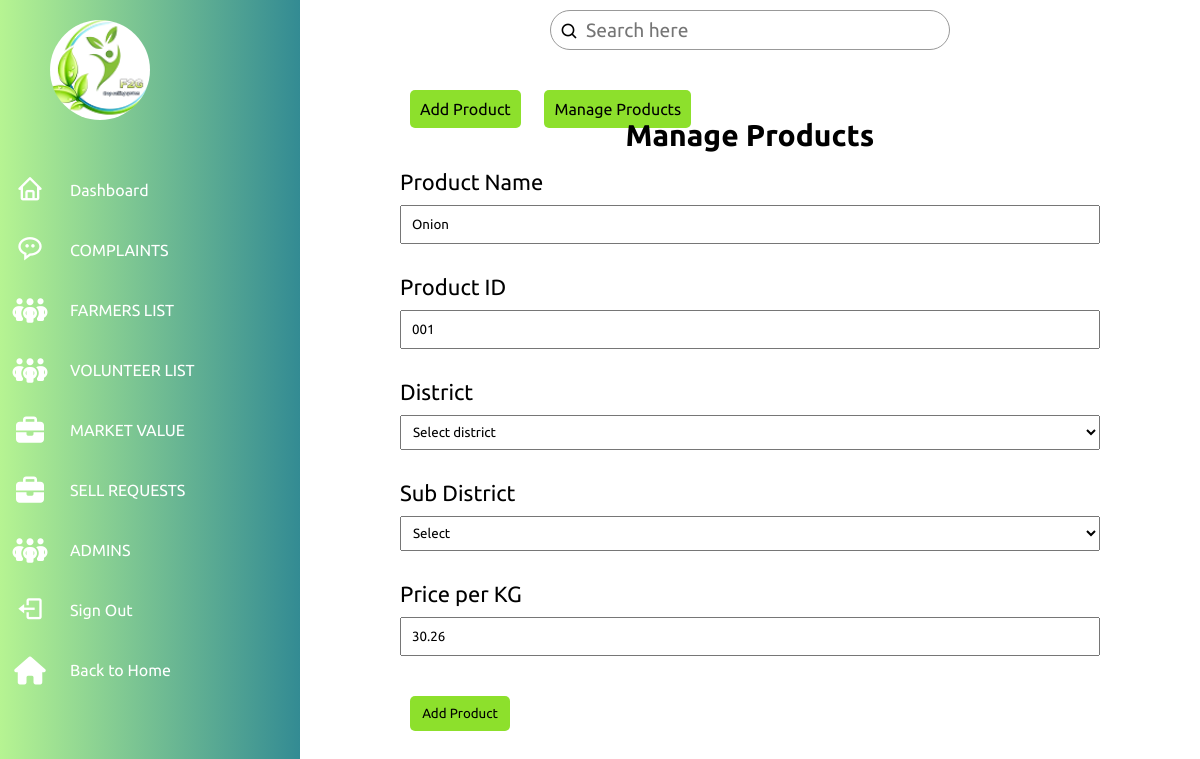
Screenshot of /admin-panel/marketvalue/edit.php?id=1 (signed in) with the database file from the repository.
### tables this page shows
CREATE TABLE `marketvalue` (
  `id` int(11) NOT NULL,
  `pro_name` text DEFAULT NULL,
  `pro_id` text DEFAULT NULL,
  `district` text DEFAULT NULL,
  `subdistrict` text DEFAULT NULL,
  `price` text DEFAULT NULL
);

### admin-panel/marketvalue/edit.php (the view, shortened to what this page needs)
<?php
    if(isset($_SESSION['admin']) && $_SESSION['admin'] == 'admin'){
    require_once('../config.php');
    $pro_name = "";
    $pro_id = "";
    $district = "";
    $sub_district = "";
    $price = "";
    if($_SERVER["REQUEST_METHOD"] == "GET"){
        $id = $_GET["id"];
        $result = mysqli_query($db,"SELECT * FROM `marketvalue` WHERE id=$id");
        $row = mysqli_fetch_assoc($result);
        $pro_name = $row['pro_name'];
        $pro_id = $row['pro_id'];
        $district = $row['district'];
        $sub_district = $row['subdistrict'];
        $price = $row['price'];
    }
?>
<!DOCTYPE html>
<html lang="en">
<head>
    <link rel="stylesheet" href="../admin.css">
    <link href='https://unpkg.com/boxicons@2.1.4/css/boxicons.min.css' rel='stylesheet'>
    <link rel="stylesheet" href="https://cdnjs.cloudflare.com/ajax/libs/font-awesome/6.3.0/css/all.min.css">
</head>
<body>
    <div class="container">
        <div class="navigation">
            <ul>
                <li>
                    <a href="#">
                        <div class="user">
                            <img src="../images/logo.png">
                        </div>
                    </a>
                </li>
                <li>
                    <a href="../admin.php">
                        <span class="icon"><i class='bx bx-home' ></i></span>
                        <span class="title">Dashboard</span>
                    </a>
                </li>
                <li>
                    <a href="../messages/index.php">
                        <span class="icon"><i class='bx bx-message-rounded-dots' ></i></span>
                        <span class="title">COMPLAINTS</span>
                    </a>
                </li>
                <li>
                    <a href="../farmers/farmer.php">
                        <span class="icon"><i class="fa-solid fa-people-group"></i></span>
                        <span class="title">FARMERS LIST</span>
                    </a>
                </li>
                <li>
                    <a href="../volunteers/volunteer.php">
                        <span class="icon"><i class="fa-solid fa-people-group"></i></span>
                        <span class="title">VOLUNTEER LIST</span>
                    </a>
                </li>
                <li>
                    <a href="#">
                        <span class="icon"><i class="fa-solid fa-briefcase"></i></span>
                        <span class="title">MARKET VALUE</span>
                    </a>
                </li>
                <li>
                    <a href="../sell-requests/sellrequests.php">
                        <span class="icon"><i class="fa-solid fa-briefcase"></i></span>
                        <span class="title">SELL REQUESTS</span>
                    </a>
                </li>
                <li>
                    <a href="../admins/index.php">
                        <span class="icon"><i class="fa-solid fa-people-group"></i></span>
                        <span class="title">ADMINS</span>
                    </a>
                </li>
                <li>
                    <a href="../../logout.php">
                        <span class="icon"><i class='bx bx-log-out'></i></span>
                        <span class="title">Sign Out</span>
                    </a>
                </li>
                <li>
                    <a href="../../index.php">
                        <span class="icon"><i class="fa-sharp fa-solid fa-house"></i></span>
                        <span class="title">Back to Home</span>
                    </a>
                </li>
            </ul>
        </div>
    </div>
    <div class="main">
        <div class="topbar">
            <div class="search">
                <label>
                    <input type="text" placeholder="Search here">
                    <i class='bx bx-search' ></i>
                </label>
            </div>
        </div>
        <div class="admin-content">
            <div class="button-group">
                <a href="./create.php" class="admin-btn btn-blg">Add Product</a>
                <a href="./index.php" class="admin-btn btn-blg">Manage Products</a>
            </div>
            <div class="content">
                <h2 class="page-title">Manage Products</h2>
                <form action="#" method="post">
                    <div>
                        <label>Product Name</label>
                        <input type="text" name="pro_name" class="text-input" value="<?php echo $pro_name; ?>">
                    </div>
                    <div>
                        <label>Product ID</label>
                        <input type="text" name="pro_id" class="text-input" value="<?php echo $pro_id; ?>">
                    </div>
                    <div>
                        <label>District</label>
                        <select id="city" name="district" class="input" value="<?php echo $district; ?>">
                            <option value=""  style="font-size: 15px;font-family: Verdana, Geneva, Tahoma, sans-serif;">Select district</option>
                        </select>
                    </div>
                    <div>
                        <label>Sub District</label>
                        <select id="city" name="sub_district" class="input" value="<?php echo $sub_district; ?>">
                            <option value=""  style="font-size: 15px;font-family: Verdana, Geneva, Tahoma, sans-serif;">Select </option>
                        </select>
                    </div>
                    <div>
                        <label>Price per KG</label>
                        <input type="text" name="price" id="" class="text-input" value="<?php echo $price; ?>">
                    </div>
                    <div>
                        <button type="submit" class="admin-btn btn-blg">Add Product</button>
                    </div>
                </form>
            </div>
        </div>
    </div>
</body>
</html>
<?php
    }
    else{
        header("Location: ../../index.php");
    }
?>

### admin-panel/admin.css (style rules this page uses)
* { margin: 0; padding: 0; box-sizing: border-box; font-family: 'Ubuntu', sans-serif; }
:root { --violet: linear-gradient(to right, rgb(182, 244, 146), rgb(51, 139, 147)); --white: #fff; --grey: #f5f5f5; --black1: #222; --black2: #999; }
body { min-height: 100vh; overflow-x: hidden; }
a { text-decoration: none; }
.admin-btn { padding: 10px; margin: 10px; width: 100px; border-radius: 5px; color: black; background: #8de02c; }
.container { position: relative; width: 100%; }
.navigation { position: fixed; width: 300px; height: 100%; background: var(--violet); border-left: 10px solid var(--violet); transition: 0.5s; overflow: hidden; }
.navigation ul { position: absolute; top: 0; left: 0; width: 100%; }
.navigation ul li { position: relative; width: 100%; list-style: none; border-top-left-radius: 30px; border-bottom-left-radius: 30px; }
.navigation ul li:nth-child(1) { margin-bottom: 40px; pointer-events: none; }
.navigation ul li a { position: relative; display: block; width: 100%; display: flex; text-decoration: none; color: var(--white); }
.navigation ul li a .icon { position: relative; display: block; min-width: 60px; height: 60px; line-height: 70px; text-align: center; }
.navigation ul li a .icon i { font-size: 1.75em; }
.navigation ul li a .title { position: relative; display: block; padding: 0 10px; line-height: 60px; text-align: start; white-space: nowrap; }
.main { position: absolute; width: calc(100% - 300px); left: 300px; min-height: 100vh; background: var(--white); transition: 0.5s; }
.topbar { width: 100%; height: 60px; display: flex; justify-content: space-around; align-items: center; padding: 0 10px; }
.search { position: relative; width: 400px; margin: 0 10px; }
.search label { position: relative; width: 100%; }
.search label input { width: 100%; height: 40px; border-radius: 40px; padding: 5px 20px; padding-left: 35px; font-size: 1.2em; outline: none; border: 1px solid var(--black2); }
.search label i { position: absolute; top: 0; left: 10px; font-size: 1.2em; }
.user { position: relative; margin-top: 20px; margin-left: 50px; width: 100px; height: 100px; border-radius: 50%; overflow: hidden; cursor: pointer; }
.user img { position: relative; top: 0; left: 0; width: 100%; height: 100%; object-fit: cover; }
.admin-content { position: relative; flex: 8; height: 100%; padding: 40px 100px 100px; overflow-y: scroll; }
.admin-content .page-title { text-align: center; margin-bottom: 16px; font-size: 30px; }
.admin-content .content .btn-blg { border: none; }
.admin-content .content form div { margin-bottom: 30px; }
.admin-content .content form label { display: block; font-size: 22px; margin-bottom: 10px; }
.admin-content .content form input { padding: 10px; width: 100%; }
.admin-content .content form select { padding: 8px; width: 100%; }

### rows the page displays
marketvalue: pro_name "Onion", pro_id "001", price "30.26"
